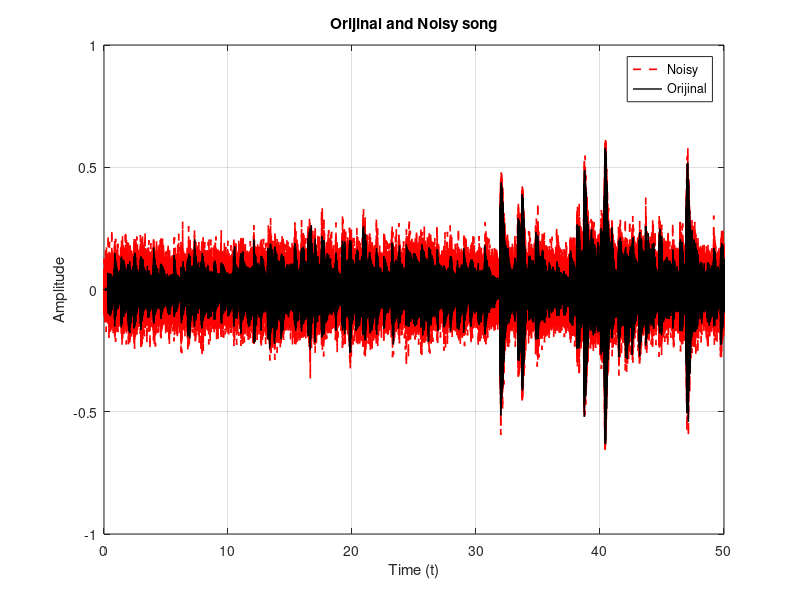
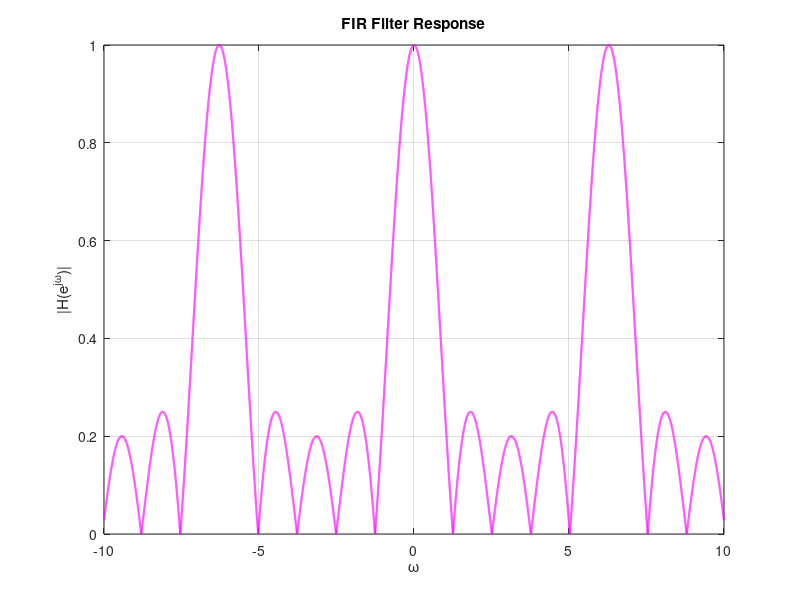
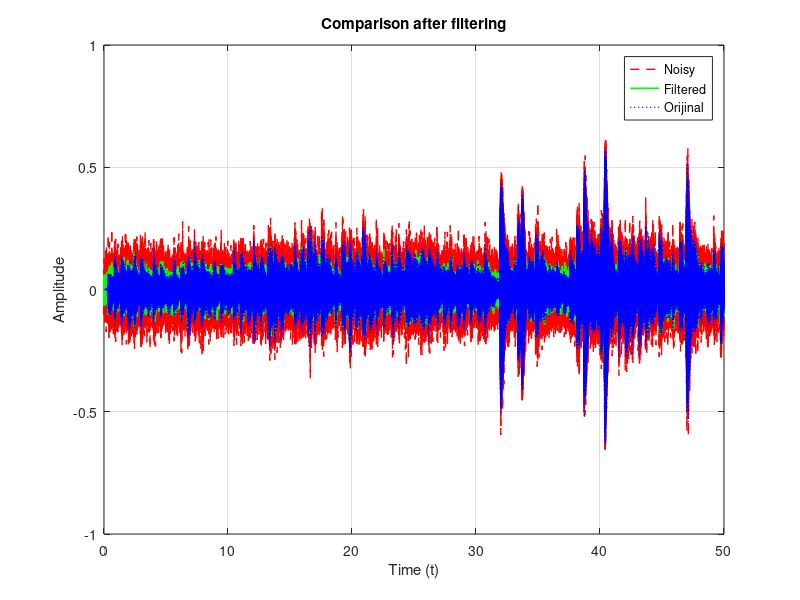

Reproduce these figures in MATLAB, in order.
clear

load MA2_songdata.mat

% parameters
sampling_rate = 4000;
Ts = 1/sampling_rate;
time_vector = 0:Ts:50-Ts;

% noisiy signal
corrupted_wave = songdata + 0.05 * randn(length(songdata),1);

% original and noisy comparison
figure()
plot(time_vector, corrupted_wave, 'r--', 'LineWidth', 1.2)
hold on
plot(time_vector, songdata, 'k', 'LineWidth', 1)
hold off
legend('Noisy', 'Orijinal')
xlabel('Time (t)')
ylabel('Amplitude')
title('Orijinal and Noisy song')
grid on

% 5th order finite impulse response
filtered_wave = corrupted_wave;
for n = 5:length(corrupted_wave)
    filtered_wave(n) = (corrupted_wave(n) + corrupted_wave(n-1) + corrupted_wave(n-2) + corrupted_wave(n-3) + corrupted_wave(n-4)) / 5;
end

% Impuls response
impulse_response = [1/5 1/5 1/5 1/5 1/5];

% Freq response
freq_vals = -10:Ts:10;
Hw = @(w) 1/5 * (1 + exp(-1j*w) + exp(-1j*2*w) + exp(-1j*3*w) + exp(-1j*4*w));

% Freq resp plot
figure()
plot(freq_vals, abs(Hw(freq_vals)), 'm', 'LineWidth', 1.5)
xlabel('\omega')
ylabel('|H(e^{j\omega})|')
title('FIR Filter Response')
grid on

% noisy,filtered,original
figure()
plot(time_vector, corrupted_wave, 'r--', 'LineWidth', 1)
hold on
plot(time_vector, filtered_wave, 'g', 'LineWidth', 1.2)
plot(time_vector, songdata, 'b:', 'LineWidth', 1)
hold off
legend('Noisy', 'Filtered', 'Orijinal')
xlabel('Time (t)')
ylabel('Amplitude')
title('Comparison after filtering')
grid on

%sound(filtered_wave, sampling_rate)
